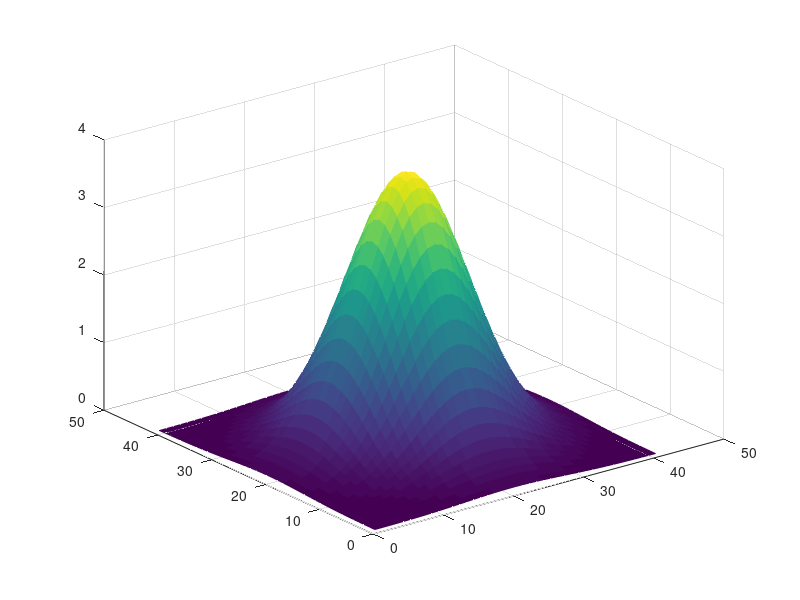
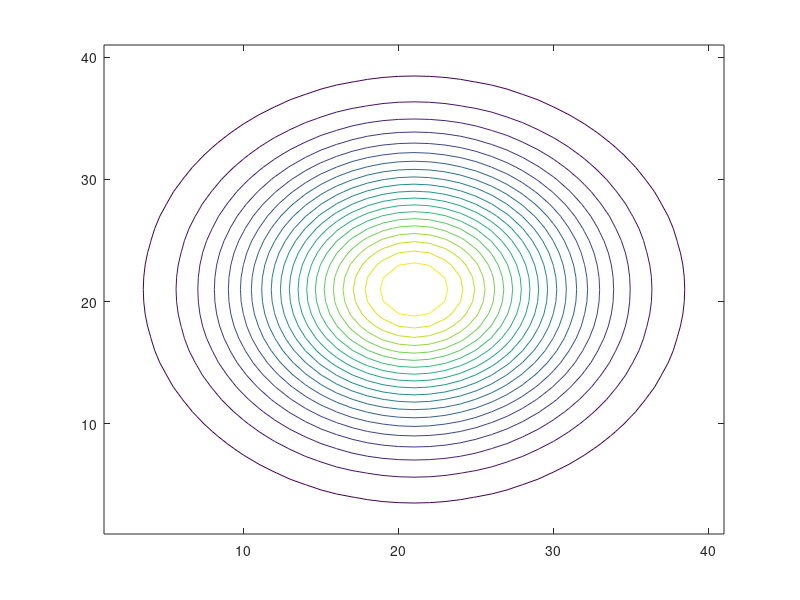

The MATLAB script that drew these images, in order:
clc
clear all
close all

% definir la funcion a graficar
[x,y] = meshgrid(-2:0.1:2, -2:0.1:2);
%z = sqrt(8-x.^2-y.^2); %funcion a graficar
z = 4.*exp(-x.^2-y.^2)
figure(1)
%surf(z,'FaceAlpha',0.5, 'EdgeColor','none')
%plot3(x,y,z)
%surfl(x,y,z)
mesh(z,"FaceColor","flat")

figure(2)
contour(z,20)





